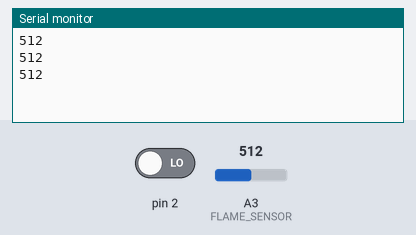
This sketch was run on a simulated Arduino Uno, built with avr-gcc and run on an emulated ATmega328P. On the bench: the last lines printed to the serial monitor. The inputs (shaded band) are chosen by the test bench; at power-on: A3 (FLAME_SENSOR) = 512, pin 2 LOW.

Above: at 1.3 s.
1.4 s: A3 (FLAME_SENSOR) set to 716
At 1.9 s:
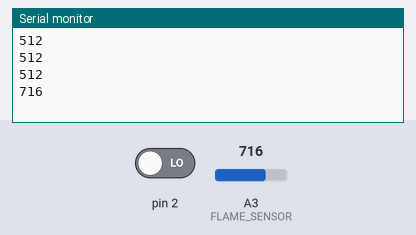
2.9 s: A3 (FLAME_SENSOR) set to 900
At 3.4 s:
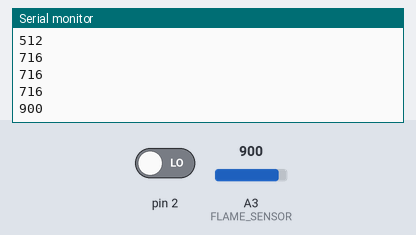
Timing chart, 0 to 5.9 s (numbered marks = the images above; inputs shaded):
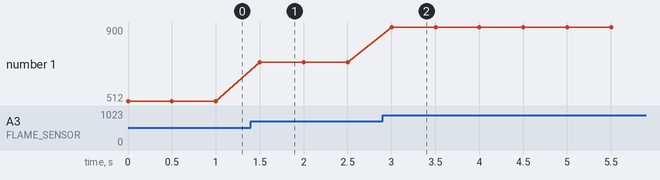

Measured:
- after the input at 1.4 s, the serial monitor: prints a new line after 0.10 s (image 1)
- after the input at 2.9 s, the serial monitor: prints a new line after 0.10 s (image 2)
- plotted number 1: 512 → 716 after the input at 1.4 s, 716 → 900 after the input at 2.9 s

The sketch:

FlameSensor.ino
```cpp
/*
     This code is for detecting a flame signal
     by using the flame sensor DFR0076.
*/
#define FLAME_SENSOR A3

int pbIn = 0;
int state = LOW;
int flameValue;

void setup()
{
  Serial.begin(9600);
  attachInterrupt(pbIn, stateChange, CHANGE);
}

void loop()
{
  flameValue = analogRead(FLAME_SENSOR);
  Serial.println(flameValue);
  delay(500);
}

void stateChange()
{
  // some action
  state = HIGH;
}
```
